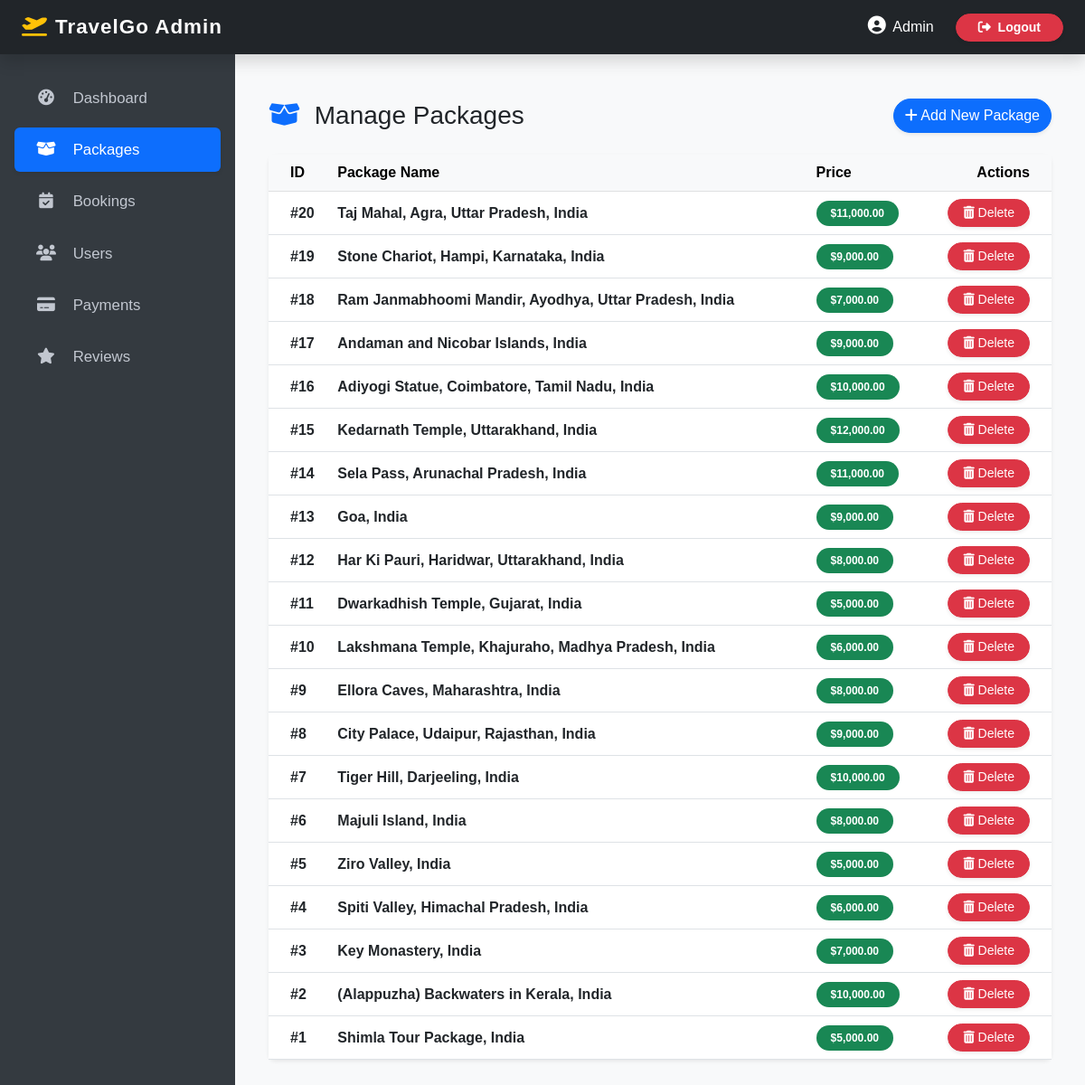
Page /admin/manage_packages.php (signed in) on the committed database.
### tables this page shows
CREATE TABLE `packages` (
  `id` int(11) NOT NULL,
  `name` varchar(100) NOT NULL,
  `price` decimal(10,2) NOT NULL,
  `description` text NOT NULL,
  `image` varchar(255) NOT NULL
);

### admin/manage_packages.php (the view, shortened to what this page needs)
<?php
include 'includes/header.php';
include 'includes/sidebar.php';
include 'database.php';
$sql = "SELECT * FROM packages ORDER BY id DESC";
$result = $conn->query($sql);
?>
<div class="container-fluid py-4">
    <div class="d-flex justify-content-between align-items-center mb-4">
        <h2 class="h3 mb-0 text-gray-800"><i class="fas fa-box-open text-primary me-2"></i> Manage Packages</h2>
        <a href="add_package.php" class="btn btn-primary rounded-pill shadow-sm"><i class="fas fa-plus"></i> Add New Package</a>
    </div>
    <div class="card shadow-sm border-0">
        <div class="card-body p-0">
            <div class="table-responsive">
                <table class="table table-hover align-middle mb-0">
                    <thead class="table-light text-muted">
                        <tr>
                            <th class="ps-4">ID</th>
                            <th>Package Name</th>
                            <th>Price</th>
                            <th class="text-end pe-4">Actions</th>
                        </tr>
                    </thead>
                    <tbody>
                        <?php if ($result && $result->num_rows > 0): ?>
                            <?php while ($row = $result->fetch_assoc()): ?>
                                <tr>
                                    <td class="ps-4 fw-bold">#<?php echo $row['id']; ?></td>
                                    <td class="fw-bold text-dark"><?php echo htmlspecialchars($row['name'] ?? $row['title'] ?? 'Unknown Package'); ?></td>
                                    <td><span class="badge bg-success text-white rounded-pill px-3 py-2">$<?php echo number_format($row['price'] ?? 0, 2); ?></span></td>
                                    <td class="text-end pe-4">
                                        <a href="manage_packages.php?delete_id=<?php echo $row['id']; ?>" class="btn btn-sm btn-danger rounded-pill px-3 shadow-sm" onclick="return confirm('Are you sure you want to delete this package?');"><i class="fas fa-trash-alt"></i> Delete</a>
                                    </td>
                                </tr>
                            <?php endwhile; ?>
                        <?php else: ?>
                            <tr>
                                <td colspan="4" class="text-center py-4 text-muted">No packages found in the database.</td>
                            </tr>
                        <?php endif; ?>
                    </tbody>
                </table>
            </div>
        </div>
    </div>
</div>
<?php include 'includes/footer.php'; ?>

### admin/includes/header.php (shortened to what this page needs)
<!DOCTYPE html>
<html lang="en">
<head>
    <link href="https://cdn.jsdelivr.net/npm/bootstrap@5.3.0/dist/css/bootstrap.min.css" rel="stylesheet">
    <link rel="stylesheet" href="https://cdnjs.cloudflare.com/ajax/libs/font-awesome/6.4.0/css/all.min.css">
    <link rel="stylesheet" href="assets/css/style.css">
</head>
<body class="d-flex flex-column vh-100 overflow-hidden">
    <nav class="navbar navbar-expand-lg navbar-dark bg-dark sticky-top shadow flex-shrink-0" style="height: 60px;">
        <div class="container-fluid px-4">
            <a class="navbar-brand text-white" href="dashboard.php"><i class="fas fa-plane-departure text-warning me-2"></i>TravelGo Admin</a>
            <div class="collapse navbar-collapse" id="navbarNav">
                <ul class="navbar-nav ms-auto align-items-center">
                    <li class="nav-item">
                        <a class="nav-link text-white" href="settings.php"><i class="fas fa-user-circle fs-5 me-1"></i> Admin</a>
                    </li>
                    <li class="nav-item ms-3">
                        <a class="btn btn-danger btn-sm rounded-pill px-4 fw-bold shadow-sm" href="logout.php"><i class="fas fa-sign-out-alt me-1"></i> Logout</a>
                    </li>
                </ul>
            </div>
        </div>
    </nav>
    <div class="d-flex flex-grow-1 overflow-hidden">

### admin/includes/sidebar.php
<nav class="sidebar flex-shrink-0 shadow-sm" style="width: 260px; overflow-y: auto;">
    <div class="p-3">
        <?php $current_page = basename($_SERVER['PHP_SELF']); ?>
        <ul class="nav flex-column gap-2 mt-2">
            <li class="nav-item">
                <a href="dashboard.php" class="nav-link <?php echo ($current_page == 'dashboard.php') ? 'active' : ''; ?>"><i class="fas fa-tachometer-alt"></i> Dashboard</a>
            </li>
            <li class="nav-item">
                <a href="manage_packages.php" class="nav-link <?php echo ($current_page == 'manage_packages.php') ? 'active' : ''; ?>"><i class="fas fa-box-open"></i> Packages</a>
            </li>
            <li class="nav-item">
                <a href="manage_bookings.php" class="nav-link <?php echo ($current_page == 'manage_bookings.php' || $current_page == 'view_bookings.php') ? 'active' : ''; ?>"><i class="fas fa-calendar-check"></i> Bookings</a>
            </li>
            <li class="nav-item">
                <a href="manage_users.php" class="nav-link <?php echo ($current_page == 'manage_users.php') ? 'active' : ''; ?>"><i class="fas fa-users"></i> Users</a>
            </li>
            <li class="nav-item">
                <a href="payments.php" class="nav-link <?php echo ($current_page == 'payments.php') ? 'active' : ''; ?>"><i class="fas fa-credit-card"></i> Payments</a>
            </li>
            <li class="nav-item">
                <a href="reviews.php" class="nav-link <?php echo ($current_page == 'reviews.php') ? 'active' : ''; ?>"><i class="fas fa-star"></i> Reviews</a>
            </li>
        </ul>
    </div>
</nav>
<main class="main-content bg-light">

### admin/includes/footer.php (shortened to what this page needs)
    </main>
</div>
</body>
</html>

### admin/assets/css/style.css (style rules this page uses)
body { font-family: Arial, sans-serif; }
.navbar-brand { font-weight: bold; }
.card { border-radius: 8px; }
.nav-link { padding: 10px; }
.sidebar { height: 100vh; background-color: #343a40; color: white; }

### admin/includes/header.php (style rules this page uses)
body { background-color: #f4f6f9; overflow-x: hidden; }
.sidebar { min-height: calc(100vh - 60px); background-color: #343a40; transition: all 0.3s; }
.sidebar .nav-link { color: #c2c7d0; padding: 12px 20px; font-weight: 500; font-size: 1.05rem; }
.sidebar .nav-link:hover, .sidebar .nav-link.active { color: #fff; background-color: rgba(255,255,255,.1); border-radius: 6px; }
.sidebar .nav-link i { width: 30px; text-align: center; margin-right: 10px; font-size: 1.1rem; }
.main-content { flex: 1; padding: 25px; width: 100%; transition: all 0.3s; overflow-y: auto; height: calc(100vh - 60px); }
.navbar-brand { font-weight: 700; letter-spacing: 1px; font-size: 1.4rem; }

### rows in the picture
packages: id "20", name "Taj Mahal, Agra, Uttar Pradesh, India", price "11,000.00"
packages: id "19", name "Stone Chariot, Hampi, Karnataka, India", price "9,000.00"
packages: id "18", name "Ram Janmabhoomi Mandir, Ayodhya, Uttar Pradesh, India", price "7,000.00"
packages: id "17", name "Andaman and Nicobar Islands, India", price "9,000.00"
packages: id "16", name "Adiyogi Statue, Coimbatore, Tamil Nadu, India", price "10,000.00"
packages: id "15", name "Kedarnath Temple, Uttarakhand, India", price "12,000.00"
packages: id "14", name "Sela Pass, Arunachal Pradesh, India", price "11,000.00"
packages: id "13", name "Goa, India", price "9,000.00"
packages: id "12", name "Har Ki Pauri, Haridwar, Uttarakhand, India", price "8,000.00"
packages: id "11", name "Dwarkadhish Temple, Gujarat, India", price "5,000.00"
packages: id "10", name "Lakshmana Temple, Khajuraho, Madhya Pradesh, India", price "6,000.00"
packages: id "9", name "Ellora Caves, Maharashtra, India", price "8,000.00"
packages: id "8", name "City Palace, Udaipur, Rajasthan, India", price "9,000.00"
packages: id "7", name "Tiger Hill, Darjeeling, India", price "10,000.00"
packages: id "6", name "Majuli Island, India", price "8,000.00"
packages: id "5", name "Ziro Valley, India", price "5,000.00"
packages: id "4", name "Spiti Valley, Himachal Pradesh, India", price "6,000.00"
packages: id "3", name "Key Monastery, India", price "7,000.00"
packages: id "2", name "(Alappuzha) Backwaters in Kerala, India", price "10,000.00"
packages: id "1", name "Shimla Tour Package, India", price "5,000.00"
